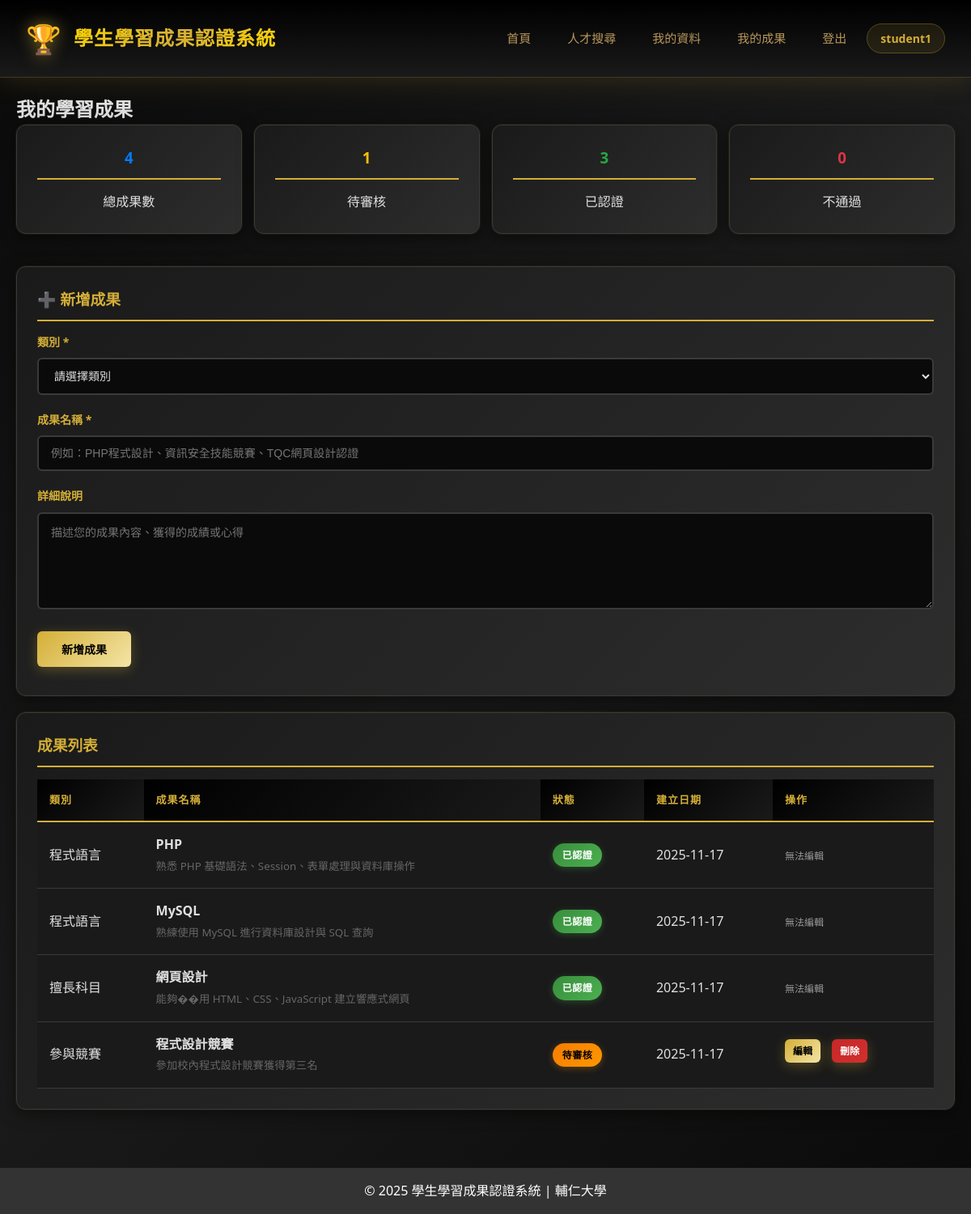
Page /student_achievements.php (signed in) on the earlier database version.
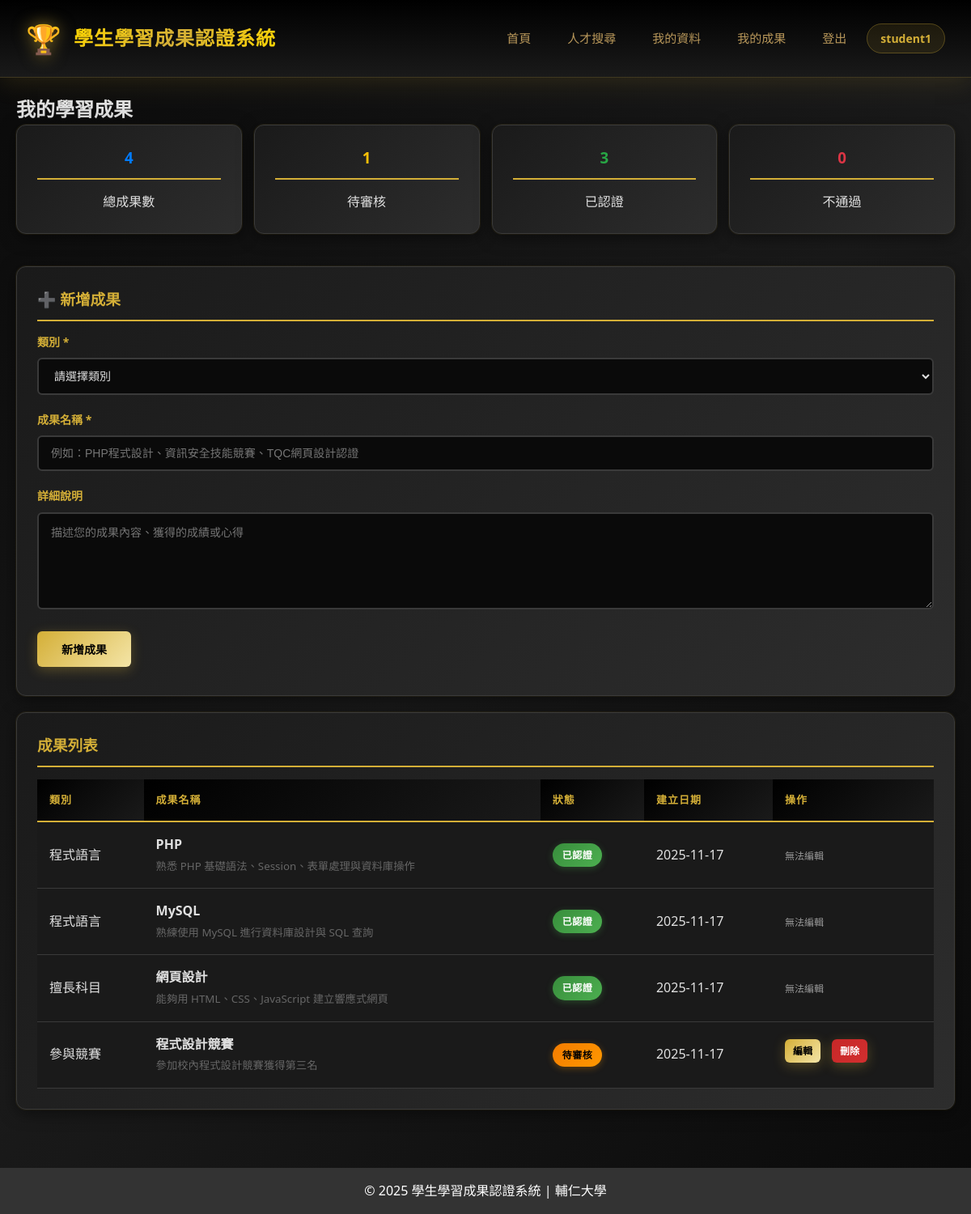
Same page on the later database version.
### tables this page shows
CREATE TABLE `achievements` (
  `id` int(11) NOT NULL,
  `user_id` int(11) NOT NULL,
  `category` enum('subject','language','competition','certificate') NOT NULL COMMENT '擅長科目/程式語言/參與競賽/取得證照',
  `title` varchar(200) NOT NULL COMMENT '成果名稱',
  `description` text DEFAULT NULL COMMENT '成果描述',
  `status` enum('pending','approved','rejected') DEFAULT 'pending' COMMENT '待審核/已認證/不通過',
  `review_note` text DEFAULT NULL COMMENT '審核備註',
  `reviewed_by` int(11) DEFAULT NULL COMMENT '審核者ID',
  `reviewed_at` timestamp NULL DEFAULT NULL COMMENT '審核時間',
  `created_at` timestamp NULL DEFAULT current_timestamp(),
  `updated_at` timestamp NULL DEFAULT current_timestamp() ON UPDATE current_timestamp()
);

### student_achievements.php (the view, shortened to what this page needs)
<?php
require_once 'config.php';
$user_id = getCurrentUserId();
$stmt = $pdo->prepare("
    SELECT * FROM achievements
    WHERE user_id = ?
    ORDER BY created_at DESC
");
$stmt->execute([$user_id]);
$achievements = $stmt->fetchAll();
$stats = [
    'total' => count($achievements),
    'pending' => 0,
    'approved' => 0,
    'rejected' => 0
];
foreach ($achievements as $item) {
    $stats[$item['status']]++;
}
include 'header.php';
?>
<h2>我的學習成果</h2>
<div style="display: grid; grid-template-columns: repeat(auto-fit, minmax(200px, 1fr)); gap: 15px; margin-bottom: 20px;">
    <div class="card" style="text-align: center;">
        <h3 style="color: #007bff;"><?php echo $stats['total']; ?></h3>
        <p>總成果數</p>
    </div>
    <div class="card" style="text-align: center;">
        <h3 style="color: #ffc107;"><?php echo $stats['pending']; ?></h3>
        <p>待審核</p>
    </div>
    <div class="card" style="text-align: center;">
        <h3 style="color: #28a745;"><?php echo $stats['approved']; ?></h3>
        <p>已認證</p>
    </div>
    <div class="card" style="text-align: center;">
        <h3 style="color: #dc3545;"><?php echo $stats['rejected']; ?></h3>
        <p>不通過</p>
    </div>
</div>
<div class="card">
    <h3>➕ 新增成果</h3>
    <form method="POST" action="">
        <div class="form-group">
            <label for="category">類別 *</label>
            <select id="category" name="category" required>
                <option value="">請選擇類別</option>
            </select>
        </div>
        <div class="form-group">
            <label for="title">成果名稱 *</label>
            <input type="text" id="title" name="title" required
                   placeholder="例如：PHP程式設計、資訊安全技能競賽、TQC網頁設計認證">
        </div>
        <div class="form-group">
            <label for="description">詳細說明</label>
            <textarea id="description" name="description"
                      placeholder="描述您的成果內容、獲得的成績或心得"></textarea>
        </div>
        <button type="submit" name="add_achievement" class="btn">新增成果</button>
    </form>
</div>
<div class="card">
    <h3>成果列表</h3>
    <?php if (count($achievements) > 0): ?>
        <table>
            <thead>
                <tr>
                    <th>類別</th>
                    <th>成果名稱</th>
                    <th>狀態</th>
                    <th>建立日期</th>
                    <th>操作</th>
                </tr>
            </thead>
            <tbody>
                <?php
                $categories = [
                    'subject' => '擅長科目',
                    'language' => '程式語言',
                    'competition' => '參與競賽',
                    'certificate' => '取得證照'
                ];
                $status_labels = [
                    'pending' => '待審核',
                    'approved' => '已認證',
                    'rejected' => '不通過'
                ];
                foreach ($achievements as $item):
                ?>
                <tr>
                    <td><?php echo $categories[$item['category']] ?? $item['category']; ?></td>
                    <td>
                        <strong><?php echo htmlspecialchars($item['title']); ?></strong>
                        <?php if (!empty($item['description'])): ?>
                            <br><small style="color: #666;"><?php echo htmlspecialchars(mb_substr($item['description'], 0, 50)); ?><?php echo mb_strlen($item['description']) > 50 ? '...' : ''; ?></small>
                        <?php endif; ?>
                    </td>
                    <td>
                        <span class="badge badge-<?php echo $item['status']; ?>">
                            <?php echo $status_labels[$item['status']] ?? $item['status']; ?>
                        </span>
                    </td>
                    <td><?php echo date('Y-m-d', strtotime($item['created_at'])); ?></td>
                    <td>
                        <?php if ($item['status'] === 'pending'): ?>
                            <a href="student_edit_achievement.php?id=<?php echo $item['id']; ?>" class="btn" style="padding: 5px 10px; font-size: 12px;">編輯</a>
                            <a href="?delete=<?php echo $item['id']; ?>"
                               onclick="return confirm('確定要刪除此項目嗎？');"
                               class="btn btn-danger" style="padding: 5px 10px; font-size: 12px;">刪除</a>
                        <?php else: ?>
                            <span style="color: #999; font-size: 12px;">無法編輯</span>
                        <?php endif; ?>
                    </td>
                </tr>
                <?php endforeach; ?>
            </tbody>
        </table>
    <?php else: ?>
        <p style="text-align: center; padding: 20px; color: #666;">尚未新增任何成果</p>
    <?php endif; ?>
</div>
<?php include 'footer.php'; ?>

Differences in the rows shown:
changed achievements "擅長科目": description "能夠��用 HTML、CSS、JavaScript 建立響應式網頁" → "能夠用 HTML、CSS、JavaScript 建立響應式網頁"
